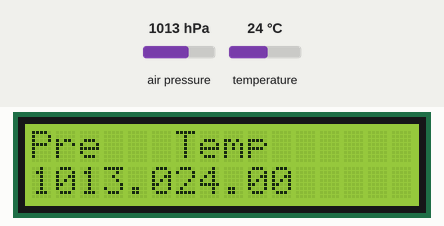
This sketch was run on a simulated Arduino Uno, built with avr-gcc and run on an emulated ATmega328P. On the bench: 16×2 character LCD. The inputs (shaded band) are chosen by the test bench; at power-on: air pressure 1013 hPa, temperature 24 °C. What the sketch prints to the serial monitor is not drawn.

Above: at 1.2 s.
1.3 s: air pressure set to 952 hPa
At 3.5 s:
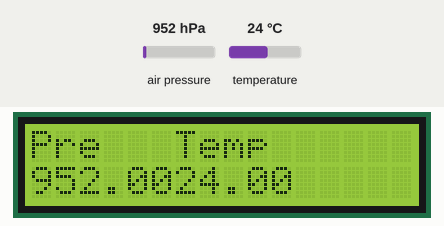
3.8 s: temperature set to 12 °C
At 5.7 s:
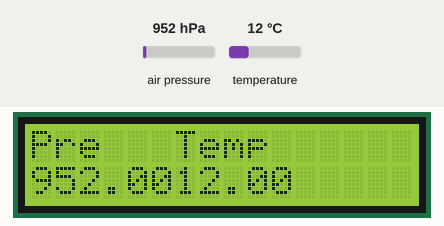
6.0 s: air pressure set to 975 hPa
At 7.7 s:
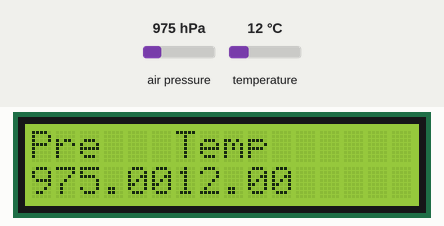
8.2 s: temperature set to 19 °C
At 9.6 s:
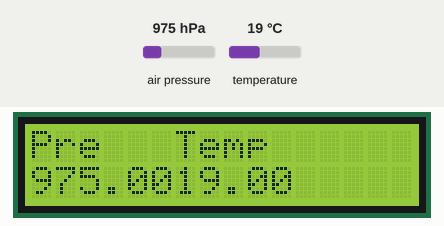
Timing chart, 0 to 11.2 s (numbered marks = the images above; inputs shaded):
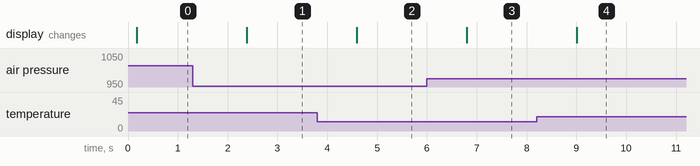

The sketch:

sensBarometer_BMP280.ino
```cpp
#include <Adafruit_BMP280.h>
#include <LiquidCrystal_I2C.h>
//#include <SPI.h>
#include <Wire.h>

// You will need to create an SFE_BMP180 object, here called "pressure":
SFE_BMP180 pressure;
LiquidCrystal_I2C lcd(0x27,16,2);  // set the LCD address to 0x27 for a 16 chars and 2 line display


//#define BMP_SCK  (13)
//#define BMP_MISO (12)
//#define BMP_MOSI (11)
//#define BMP_CS   (10)

Adafruit_BMP280 bmp; // I2C
//Adafruit_BMP280 bmp(BMP_CS); // hardware SPI
//Adafruit_BMP280 bmp(BMP_CS, BMP_MOSI, BMP_MISO,  BMP_SCK);


void setup()
{
  Serial.begin(9600); //initialize the serial monitor
  Serial.println("REBOOT");//ptint "REBOOT"

  // Initialize the sensor (it is important to get calibration values stored on the device).
  if (pressure.begin())
    Serial.println("BMP180 init success");
  else
  {
    // Oops, something went wrong, this is usually a connection problem,
    // see the comments at the top of this sketch for the proper connections.

    Serial.println("BMP180 init fail\n\n");
    while(1); // Pause forever.
  }
  lcd.init();  //initialize the lcd
  lcd.backlight();  //open the backlight
}

void loop()
{
  char status;
  double T,P,p0,a;

  // Loop here getting pressure readings every 10 seconds.

  // If you want sea-level-compensated pressure, as used in weather reports,
  // you will need to know the altitude at which your measurements are taken.
  // We're using a constant called ALTITUDE in this sketch:

  // If you want to measure altitude, and not pressure, you will instead need
  // to provide a known baseline pressure. This is shown at the end of the sketch.
  // You must first get a temperature measurement to perform a pressure reading.

  // Start a temperature measurement:
  // If request is successful, the number of ms to wait is returned.
  // If request is unsuccessful, 0 is returned.
  status = pressure.startTemperature();
  if (status != 0)
  {
    // Wait for the measurement to complete:
    delay(status);

    // Retrieve the completed temperature measurement:
    // Note that the measurement is stored in the variable T.
    // Function returns 1 if successful, 0 if failure.
    status = pressure.getTemperature(T);
    if (status != 0)
    {
      // Print out the measurement:
      Serial.print("temperature: ");
      Serial.print(T,2);
      Serial.println(" deg C ");
      float tempF = 1.8*T + 32.0;       // convert °C to °F
      Serial.print("             ");
      Serial.print(tempF,2);
      Serial.println(" deg F ");
      Serial.println(" "); // skip a line

      // Start a pressure measurement:
      // The parameter is the oversampling setting, from 0 to 3 (highest res, longest wait).
      // If request is successful, the number of ms to wait is returned.
      // If request is unsuccessful, 0 is returned.

      status = pressure.startPressure(3);
      if (status != 0)
      {
        // Wait for the measurement to complete:
        delay(status);

        // Retrieve the completed pressure measurement:
        // Note that the measurement is stored in the variable P.
        // Note also that the function requires the previous temperature measurement (T).
        // (If temperature is stable, you can do one temperature measurement for a number of pressure measurements.)
        // Function returns 1 if successful, 0 if failure.

        status = pressure.getPressure(P,T);
        if (status != 0)
        {
          // Print out the measurement:
          Serial.print("pressure: ");
          Serial.print(P,2);
          Serial.println(" mbar ");
          Serial.print("          ");
          Serial.print(P*0.0295301,2); //To convert millibars to inches of mercury
          Serial.print(" inches Hg ");
          Serial.println(" "); //
          Serial.print("          ");
          Serial.print(P*100,2); //To convert Pascal
          Serial.print(" Pa ");
          Serial.println(" "); // skipping 2 lines for easier reading
          Serial.println(" "); //
          // The pressure sensor returns abolute pressure, which varies with altitude.
          // To remove the effects of altitude, use the sealevel function and your current altitude.
          // This number is commonly used in weather reports.
          // Parameters: P = absolute pressure in mb, ALTITUDE = current altitude in m.
          // Result: p0 = sea-level compensated pressure in mb

          // LCD DISPLAY DATA
            lcd.setCursor(0, 0);
            lcd.print("Pre   Temp");
            lcd.setCursor(0, 1);
            lcd.print(P,2); //print the temperature on lcd
            lcd.setCursor(6, 1);
            lcd.print(T,2);
        }
        else Serial.println("error retrieving pressure measurement\n");
      }
      else Serial.println("error starting pressure measurement\n");
    }
    else Serial.println("error retrieving temperature measurement\n");
  }
  else Serial.println("error starting temperature measurement\n");

  delay(1000);  // Pause for 5 seconds.
}
```

Measured:
- after the input at 1.3 s, the display: changes after 1.1 s (image 1)
- after the input at 3.8 s, the display: changes after 0.79 s (image 2)
- after the input at 6.0 s, the display: changes after 0.80 s (image 3)
- after the input at 8.2 s, the display: changes after 0.80 s (image 4)
